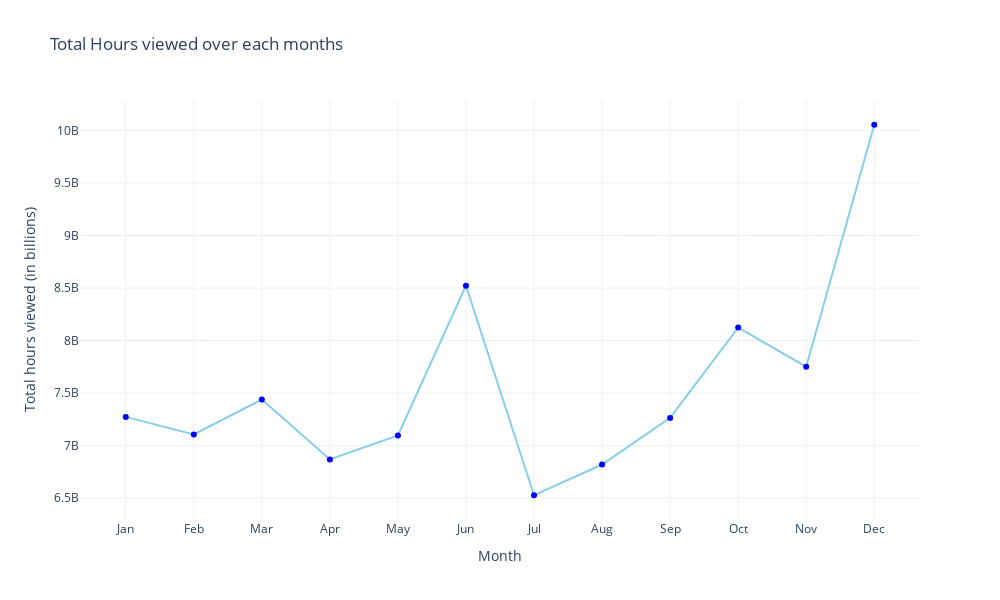

The cell this chart's notebook holds for it:
### Code cell
fig=go.Figure(data=[
    go.Scatter(
        x=monthly_viewership.index,
        y=monthly_viewership.values,
        mode='lines+markers',
        marker=dict(color='blue'),
        line=dict(color='skyblue')
    )
])

fig.update_layout(
    title='Total Hours viewed over each months',
    xaxis_title='Month',
    yaxis_title='Total hours viewed (in billions)',
    xaxis=dict(
        tickmode='array',
        tickvals=list(range(1,13)),
        ticktext=['Jan','Feb','Mar','Apr','May','Jun','Jul','Aug','Sep','Oct','Nov','Dec']
    ),
    height=600,
    width=1000
)

fig.show()

### Figure 1 — Plotly figure (JSON) as saved in the notebook; plotly's stock layout.template omitted (floating-point values rounded to 4 significant figures)
{"data": [{"line": {"color": "skyblue"}, "marker": {"color": "blue"}, "mode": "lines+markers", "type": "scatter", "x": [1, 2, 3, 4, 5, 6, 7, 8, 9, 10, 11, 12], "y": [7271600000, 7103700000, 7437100000, 6865700000, 7094600000, 8522000000, 6524800000, 6817800000, 7262200000, 8123200000, 7749500000, 10055800000]}], "layout": {"height": 600, "title": {"text": "Total Hours viewed over each months"}, "width": 1000, "xaxis": {"autorange": true, "range": [0.3277, 12.67], "tickmode": "array", "ticktext": ["Jan", "Feb", "Mar", "Apr", "May", "Jun", "Jul", "Aug", "Sep", "Oct", "Nov", "Dec"], "tickvals": [1, 2, 3, 4, 5, 6, 7, 8, 9, 10, 11, 12], "title": {"text": "Month"}, "type": "linear"}, "yaxis": {"autorange": true, "range": [6289000000.0, 10290000000.0], "title": {"text": "Total hours viewed (in billions)"}, "type": "linear"}}}
